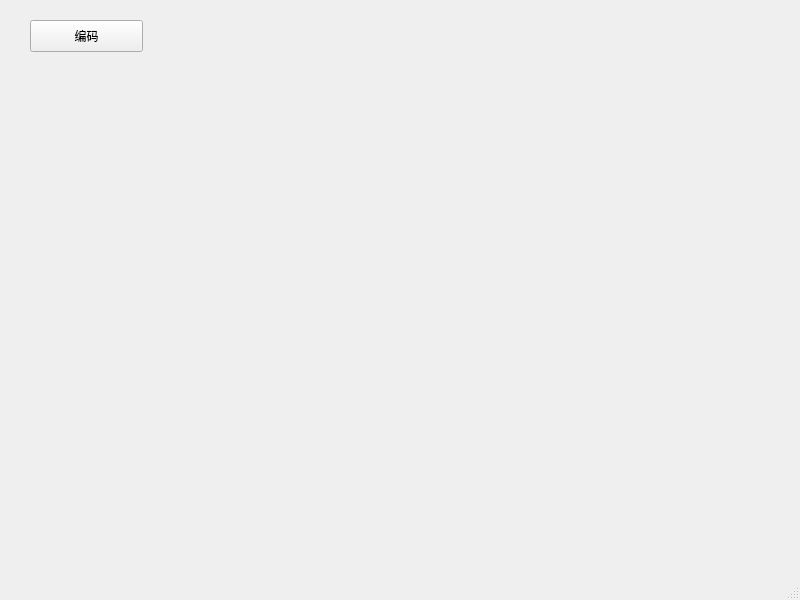
<?xml version="1.0" encoding="UTF-8"?>
<ui version="4.0">
 <class>MainWindow</class>
 <widget class="QMainWindow" name="MainWindow">
  <property name="geometry">
   <rect>
    <x>0</x>
    <y>0</y>
    <width>800</width>
    <height>600</height>
   </rect>
  </property>
  <property name="windowTitle">
   <string>MainWindow</string>
  </property>
  <widget class="QWidget" name="centralwidget">
   <widget class="QPushButton" name="encodeButton">
    <property name="geometry">
     <rect>
      <x>30</x>
      <y>20</y>
      <width>113</width>
      <height>32</height>
     </rect>
    </property>
    <property name="text">
     <string>编码</string>
    </property>
   </widget>
  </widget>
  <widget class="QMenuBar" name="menubar">
   <property name="geometry">
    <rect>
     <x>0</x>
     <y>0</y>
     <width>800</width>
     <height>24</height>
    </rect>
   </property>
  </widget>
  <widget class="QStatusBar" name="statusbar"/>
 </widget>
 <resources/>
 <connections/>
</ui>
